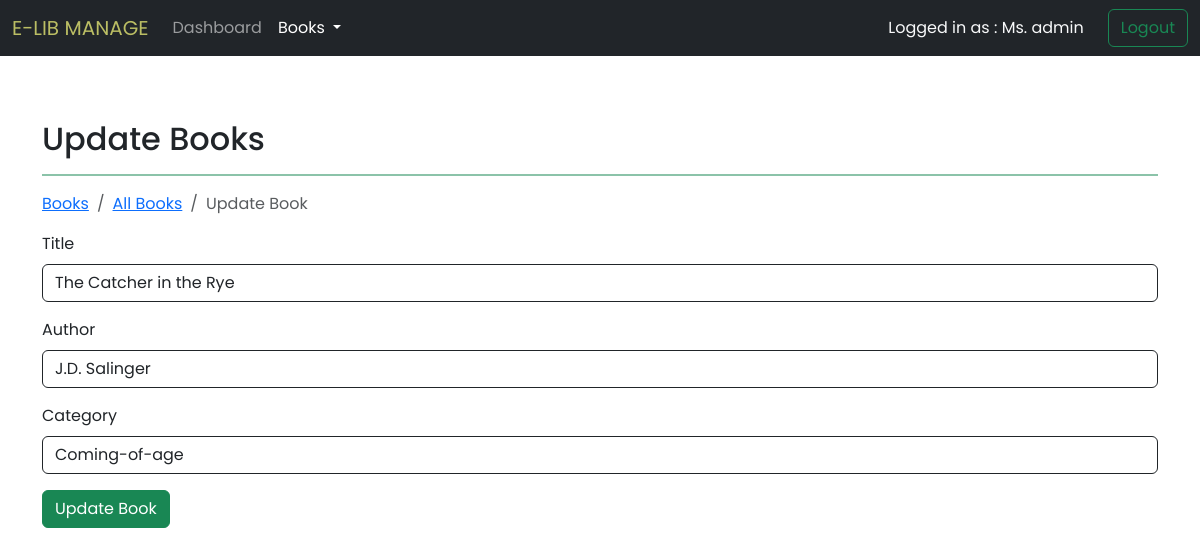
Page /admin/edit-book.php?book_id=13 (signed in) on the committed database.
### tables this page shows
CREATE TABLE `books` (
  `book_id` int(11) NOT NULL,
  `title` varchar(255) NOT NULL,
  `author` varchar(150) NOT NULL,
  `genre` varchar(50) NOT NULL,
  `status` enum('available','checkedout','lost') NOT NULL DEFAULT 'available'
);

### admin/functions.php (called while the page is built, shortened)
<?php
function getBookInfo($book_id){
    include '../db.php';
    $query = "SELECT * FROM books WHERE book_id='$book_id'";
    $result=mysqli_query($conn,$query);
    if(!$result){
        die("Query Failed");
    }
    else{
        $book = mysqli_fetch_assoc($result);
        return $book;
    }
}
?>

### admin/edit-book.php (the view, shortened to what this page needs)
<?php
    include '../db.php';
    include 'functions.php';
    $book_id=$_GET['book_id'];
    $book_info=getBookInfo($book_id);
?>
<!DOCTYPE html>
<html lang="en">
<head>
    <link href="https://cdn.jsdelivr.net/npm/bootstrap@5.3.3/dist/css/bootstrap.min.css" rel="stylesheet">
</head>
<body >
    <?php
        include '_navbar.php';
    ?>
    <main>
        <div class="alertbox mb-1" style='min-height: 60px;'>
        </div>
        <div class="container">
            <h2 class=" mb-0">Update Books</h2>
            <hr class="border border-success border-1 opacity-50">
            <nav aria-label="breadcrumb">
                <ol class="breadcrumb">
                    <li class="breadcrumb-item"><a href="/library-management-system/admin/index.php?page=all-books">Books</a></li>
                    <li class="breadcrumb-item"><a href="/library-management-system/admin/index.php?page=all-books">All Books</a></li>
                    <li class="breadcrumb-item active" aria-current="page">Update Book</li>
                </ol>
            </nav>
            <form action="<?php echo $_SERVER['PHP_SELF'].'?book_id='.$book_id; ?>" method='POST' autocomplete="on">
                <div class="mb-3">
                    <label for="title" class="form-label">Title</label>
                    <input type="text" class="form-control border-1 border-dark" id="title" value='<?php echo $book_info['title']; ?>' name="title" autocomplete="on" required>
                </div>
                <div class="mb-3">
                    <label for="author" class="form-label">Author</label>
                    <input type="text" class="form-control border-1 border-dark" id="author" value='<?php echo $book_info['author']; ?>' name="author" autocomplete="on" required>
                </div>
                <div class="mb-3">
                    <label for="genre" class="form-label">Category</label>
                    <input type="text" class="form-control border-1 border-dark" id="genre" value='<?php echo $book_info['genre']; ?>' name="genre" autocomplete="on" required>
                </div>
                <button type="submit" class="btn btn-success">Update Book</button>
            </form>
        </div>
    </main>
</body>
</html>

### admin/edit-book.php (style rules this page uses)
* { font-family: "Poppins", sans-serif; }

### rows in the picture
books: title "The Catcher in the Rye", author "J.D. Salinger", genre "Coming-of-age"

### other values in the picture
$_SESSION['username'] "Ms. admin"
